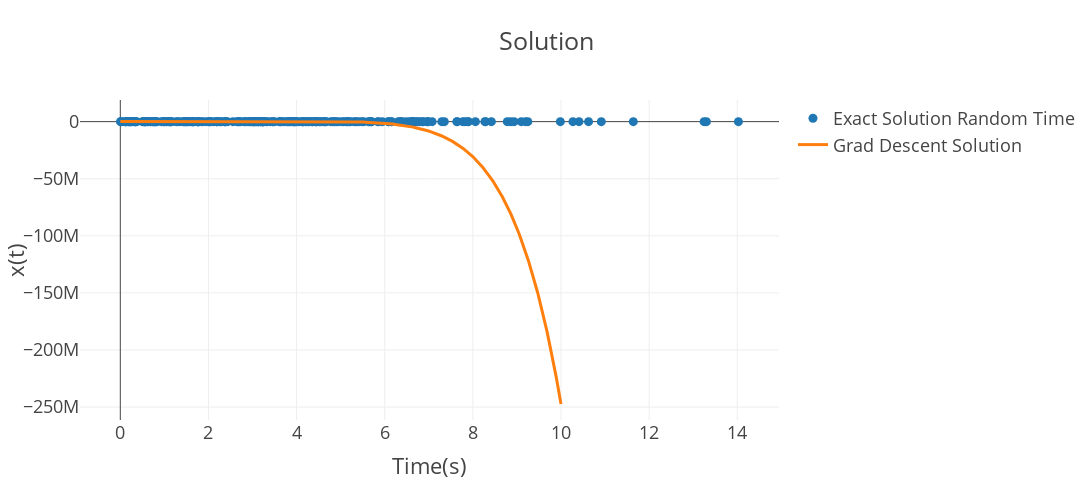

The code cell stored with this chart in its notebook:
### Code cell
a = torch.complex(torch.tensor([1.**2 - 4*100]) , torch.tensor([0.0]))
w = (-1. - torch.sqrt(a))/2
x = t.detach()
xr = Ll.sampleit(250)[0].detach()[:,0]
fig = go.Figure(data = [{
        'type':'scatter',
        'x':xr,
        'y':torch.exp( w*xr ).real[:].detach(),
        'name':'Exact Solution Random Time',
        'mode':'markers'
    },
    {
        'type':'scatter',
        'x':x[:,0],
        'y':X(x).detach()[:,0],
        'name':'Grad Descent Solution'
}
],layout={'height':500, 'width':1250, 'title':'Solution', 'xaxis':{'title':'Time(s)'}, 'yaxis':{'title':'x(t)'}})
iplot(fig)

### Figure 1 — Plotly figure (JSON) as saved in the notebook; plotly's stock layout.template omitted (floating-point values rounded to 4 significant figures; data arrays with more than 128 entries replaced by an {"elided": "..."} marker saying what was removed)
{"data": [{"mode": "markers", "name": "Exact Solution Random Time", "type": "scatter", "x": {"elided": "250 float values"}, "y": {"elided": "250 float values"}}, {"name": "Grad Descent Solution", "type": "scatter", "x": {"elided": "1000 float values"}, "y": {"elided": "1000 float values"}}], "layout": {"height": 500, "title": {"text": "Solution"}, "width": 1250, "xaxis": {"autorange": true, "range": [-0.8887, 14.92], "title": {"text": "Time(s)"}, "type": "linear"}, "yaxis": {"autorange": true, "range": [-261300000.0, 18940000.0], "title": {"text": "x(t)"}, "type": "linear"}}}
